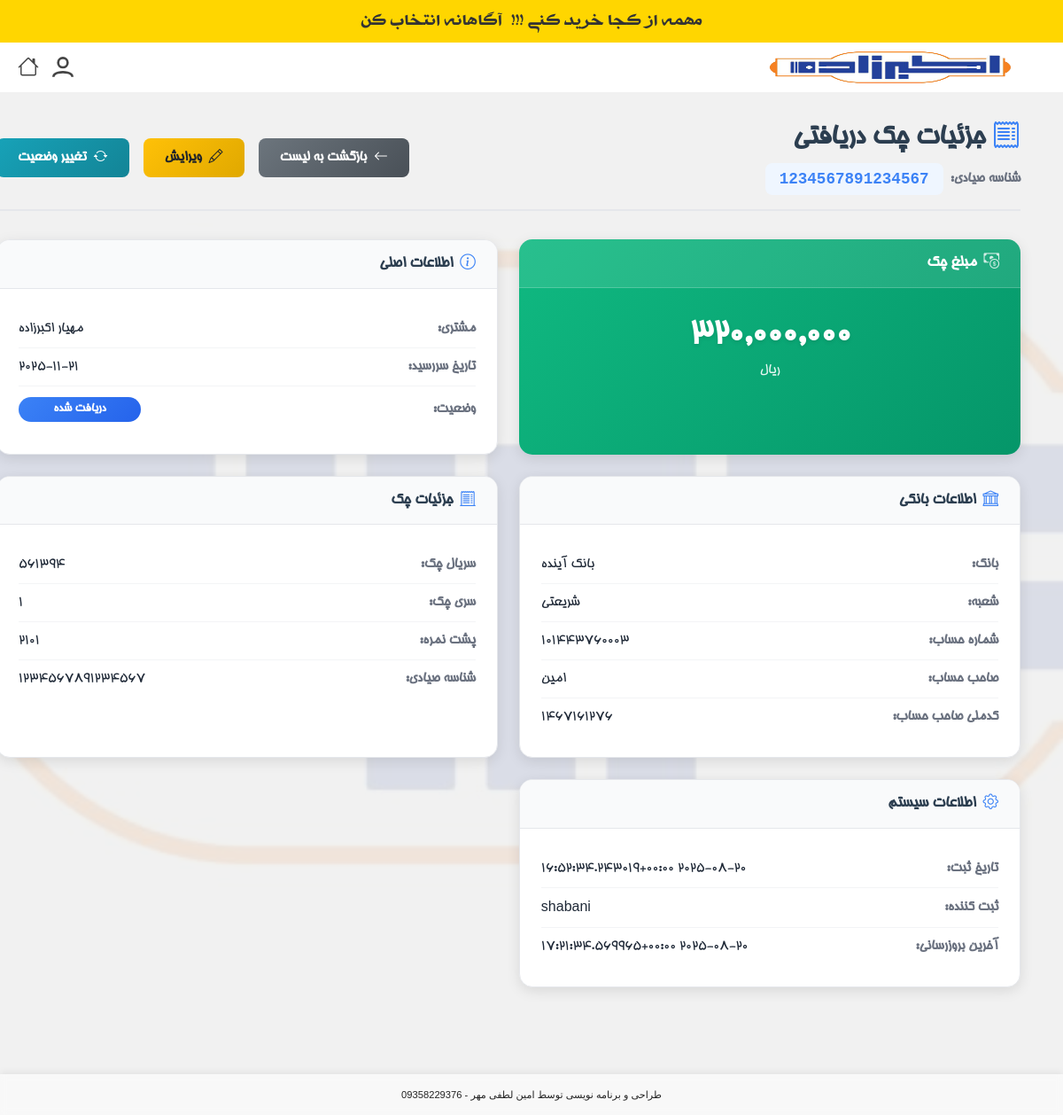
/accounting/received-cheques/18/detail/ (signed in), run on an earlier commit of the app's database.
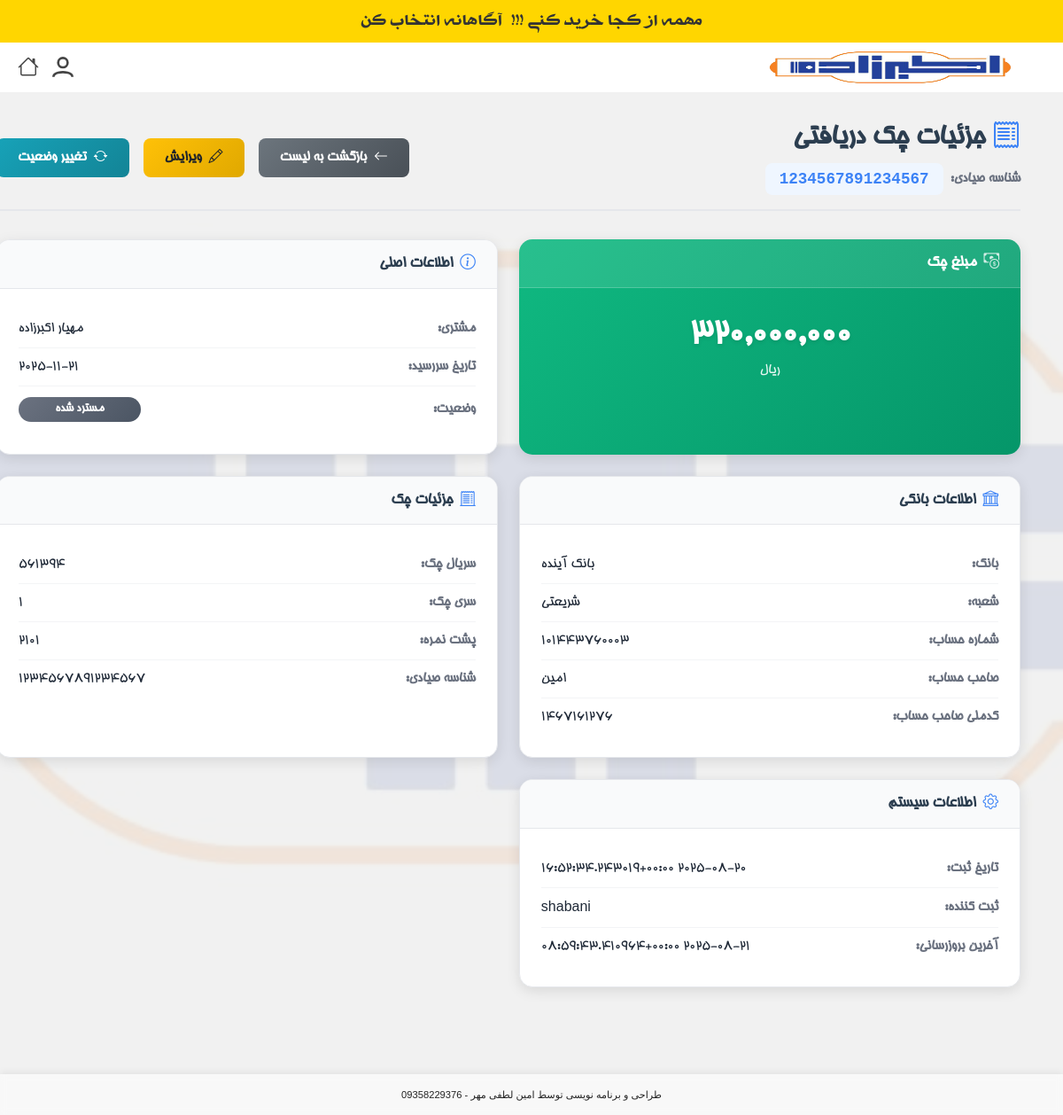
And on a later commit of the database.
### products/models.py (models this page shows, shortened)
class ReceivedCheque(models.Model):
    financial_operation = models.ForeignKey('FinancialOperation', on_delete=models.CASCADE, related_name='received_cheques', null=True, blank=True, verbose_name="عملیات مالی")
    customer = models.ForeignKey(Customer, on_delete=models.CASCADE, related_name='received_cheques', verbose_name="مشتری")
    endorsement = models.CharField(max_length=255, blank=True, null=True, verbose_name="پشت نمره")
    due_date = models.DateField(verbose_name="تاریخ سررسید")
    bank_name = models.CharField(max_length=100, verbose_name="نام بانک")
    branch_name = models.CharField(max_length=100, blank=True, null=True, verbose_name="نام شعبه")
    series = models.CharField(max_length=50, blank=True, null=True, verbose_name="سری چک")
    serial = models.CharField(max_length=50, blank=True, null=True, verbose_name="سریال چک")
    sayadi_id = models.CharField(max_length=16, unique=True, verbose_name="شناسه صیادی")
    amount = models.DecimalField(max_digits=15, decimal_places=0, verbose_name="مبلغ")
    owner_name = models.CharField(max_length=255, verbose_name="صاحب حساب")
    national_id = models.CharField(max_length=10, blank=True, null=True, verbose_name="کدملی صاحب حساب")
    account_number = models.CharField(max_length=50, verbose_name="شماره حساب")
    STATUS_CHOICES = [
        ('RECEIVED', 'دریافت شده'),
        ('DEPOSITED', 'واگذار به بانک'),
        ('CLEARED', 'وصول شده'),
        ('MANUALLY_CLEARED', 'وصول به صورت دستی'),
        ('SPENT', 'خرج شده'),
        ('BOUNCED', 'برگشت خورده'),
        ('RETURNED', 'مسترد شده'),
    ]
    status = models.CharField(max_length=20, choices=STATUS_CHOICES, default='RECEIVED', verbose_name="وضعیت")
    recipient_name = models.CharField(max_length=255, blank=True, null=True, verbose_name="نام دریافت‌کننده (در صورت خرج چک)")
    recipient_customer = models.ForeignKey('Customer', on_delete=models.SET_NULL, null=True, blank=True, related_name='received_cheques_as_recipient', verbose_name="مشتری گیرنده چک")
    deposited_bank_account = models.ForeignKey('BankAccount', on_delete=models.SET_NULL, null=True, blank=True, related_name='deposited_checks', verbose_name="حساب بانکی واگذار شده")
    created_at = models.DateTimeField(auto_now_add=True, verbose_name="تاریخ ایجاد")
    updated_at = models.DateTimeField(auto_now=True, verbose_name="تاریخ بروزرسانی")
    created_by = models.ForeignKey(User, on_delete=models.SET_NULL, null=True, related_name='created_received_cheques', verbose_name="ایجاد کننده")
    cleared_at = models.DateTimeField(null=True, blank=True, verbose_name="تاریخ وصول")
    cleared_by = models.ForeignKey(User, on_delete=models.SET_NULL, null=True, blank=True, related_name='cleared_received_cheques', verbose_name="وصول کننده")
    bounced_at = models.DateTimeField(null=True, blank=True, verbose_name="تاریخ برگشت")
    bounced_by = models.ForeignKey(User, on_delete=models.SET_NULL, null=True, blank=True, related_name='bounced_received_cheques', verbose_name="برگشت دهنده")
    is_deleted = models.BooleanField(default=False, verbose_name="حذف شده")
    deleted_at = models.DateTimeField(null=True, blank=True, verbose_name="تاریخ حذف")
    deleted_by = models.ForeignKey(
        User,
        on_delete=models.SET_NULL,
        null=True,
        blank=True,
        related_name='deleted_received_cheques',
        verbose_name="حذف کننده"
    )
    class Meta:
        verbose_name = "چک دریافتی"
        verbose_name_plural = "چک‌های دریافتی"
        ordering = ['-due_date', '-cleared_at', '-created_at']

class Customer(models.Model):
    first_name = models.CharField(max_length=100, verbose_name="نام")
    last_name = models.CharField(max_length=100, verbose_name="نام خانوادگی")
    store_name = models.CharField(max_length=255, blank=True, null=True, verbose_name="نام فروشگاه")
    phone = models.CharField(max_length=20, blank=True, null=True, verbose_name="تلفن ثابت")
    mobile = models.CharField(
        max_length=20,
        unique=True,
        verbose_name="شماره موبایل",
        error_messages={
            'unique': 'مشتری دیگری با این شماره همراه قبلاً ثبت شده است.'
        }
    )
    address = models.TextField(blank=True, null=True, verbose_name="آدرس")
    created_by = models.ForeignKey(
        User, on_delete=models.SET_NULL, null=True, related_name='created_customers', verbose_name="ایجاد شده توسط"
    )
    user = models.OneToOneField(
        User, on_delete=models.SET_NULL, null=True, blank=True, related_name='customer_profile', verbose_name="کاربر مرتبط"
    )
    created_at = models.DateTimeField(auto_now_add=True, verbose_name="تاریخ ایجاد")
    class Meta:
        verbose_name = "مشتری"
        verbose_name_plural = "مشتریان"
    def get_full_name(self):
        return f'{self.first_name} {self.last_name}'

### products/views.py (the view)
# urls.py: path('accounting/received-cheques/<int:cheque_id>/detail/', views.received_cheque_detail_view, name='received_cheque_detail'),
@login_required
@group_required('حسابداری')
def received_cheque_detail_view(request, cheque_id):
    cheque = get_object_or_404(ReceivedCheque, id=cheque_id)
    return render(request, 'products/received_cheque_detail.html', {'cheque': cheque})

### products/context_processors.py (called while the page is built)
def recent_orders_processor(request):
    recent_orders_count = 0
    if request.user.is_authenticated:
        recent_orders_count = Order.objects.filter(customer__created_by=request.user).order_by('-created_at')[:5].count()
    return {'recent_orders_count': recent_orders_count}

def notifications_processor(request):
    if request.user.is_authenticated and request.user.groups.filter(name='مدیر').exists():
        unread_notifications = Notification.objects.filter(target_user=request.user, read=False).order_by('-created_at')
        return {'unread_notifications': unread_notifications}
    return {'unread_notifications': []}

### products/templatetags/custom_filters.py (called while the page is built)
@register.filter
def persian_number_format(value):
    if value is None:
        return "0"
    try:
        number = int(float(value))
        formatted = "{:,}".format(number)
        persian_digits = {
            '0': '۰', '1': '۱', '2': '۲', '3': '۳', '4': '۴',
            '5': '۵', '6': '۶', '7': '۷', '8': '۸', '9': '۹'
        }
        for eng, per in persian_digits.items():
            formatted = formatted.replace(eng, per)
        return formatted
    except (ValueError, TypeError):
        return "0"

### products/templates/products/received_cheque_detail.html (shortened to what the changed rows need)
{% extends "products/base.html" %}
{% load humanize %}
{% load custom_filters %}
{% block content %}
<div class="cheque-detail-container">
    <div class="page-header">
        <div class="header-content">
            <h1><i class="bi bi-receipt"></i> جزئیات چک دریافتی</h1>
            <div class="cheque-id">
                <span class="label">شناسه صیادی:</span>
                <span class="number">{{ cheque.sayadi_id }}</span>
            </div>
        </div>
    </div>
    <div class="details-grid">
        <div class="detail-card cheque-amount-card">
            <div class="card-content">
                <div class="amount-display">{{ cheque.amount|persian_number_format }}</div>
                <div class="amount-label">ریال</div>
            </div>
        </div>
        <div class="detail-card">
            <div class="card-content">
                <div class="info-row">
                    <span class="label">مشتری:</span>
                    <span class="value">{{ cheque.customer.get_full_name }}</span>
                </div>
                <div class="info-row">
                    <span class="label">تاریخ سررسید:</span>
                    <span class="value">{{ cheque.due_date|jalali_date }}</span>
                </div>
                <div class="info-row">
                    <span class="label">وضعیت:</span>
                    <span class="status-badge {{ cheque.status|lower }}">{{ cheque.get_status_display }}</span>
                </div>
            </div>
        </div>
        <div class="detail-card">
            <div class="card-content">
                <div class="info-row">
                    <span class="label">بانک:</span>
                    <span class="value">{{ cheque.bank_name }}</span>
                </div>
                <div class="info-row">
                    <span class="label">شعبه:</span>
                    <span class="value">{{ cheque.branch_name|default:"-" }}</span>
                </div>
                <div class="info-row">
                    <span class="label">شماره حساب:</span>
                    <span class="value">{{ cheque.account_number }}</span>
                </div>
                <div class="info-row">
                    <span class="label">صاحب حساب:</span>
                    <span class="value">{{ cheque.owner_name }}</span>
                </div>
                <div class="info-row">
                    <span class="label">کدملی صاحب حساب:</span>
                    <span class="value">{{ cheque.national_id|default:"-" }}</span>
                </div>
            </div>
        </div>
        <div class="detail-card">
            <div class="card-content">
                <div class="info-row">
                    <span class="label">سریال چک:</span>
                    <span class="value">{{ cheque.serial|default:"-" }}</span>
                </div>
                <div class="info-row">
                    <span class="label">سری چک:</span>
                    <span class="value">{{ cheque.series|default:"-" }}</span>
                </div>
                <div class="info-row">
                    <span class="label">پشت نمره:</span>
                    <span class="value">{{ cheque.endorsement|default:"-" }}</span>
                </div>
                <div class="info-row">
                    <span class="label">  شناسه صیادی:</span>
                    <span class="value">{{ cheque.sayadi_id|default:"-" }}</span>
                </div>
            </div>
        </div>
        <div class="detail-card">
            <div class="card-content">
                <div class="info-row">
                    <span class="label">تاریخ ثبت:</span>
                    <span class="value">{{ cheque.created_at|jalali_date_time }}</span>
                </div>
                <div class="info-row">
                    <span class="label">ثبت کننده:</span>
                    <span class="value">{{ cheque.created_by.username }}</span>
                </div>
                {% if cheque.updated_at != cheque.created_at %}
                <div class="info-row">
                    <span class="label">آخرین بروزرسانی:</span>
                    <span class="value">{{ cheque.updated_at|jalali_date_time }}</span>
                </div>
                {% endif %}
            </div>
        </div>
    </div>
</div>
{% endblock %}

What changed in the data, as far as the page shows it:
changed ReceivedCheque "بانک آینده": status "دریافت شده" → "مسترد شده"; updated_at|jalali_date_time "2025-08-20 17:21:34.569965+00:00" → "2025-08-21 08:59:43.410964+00:00"
